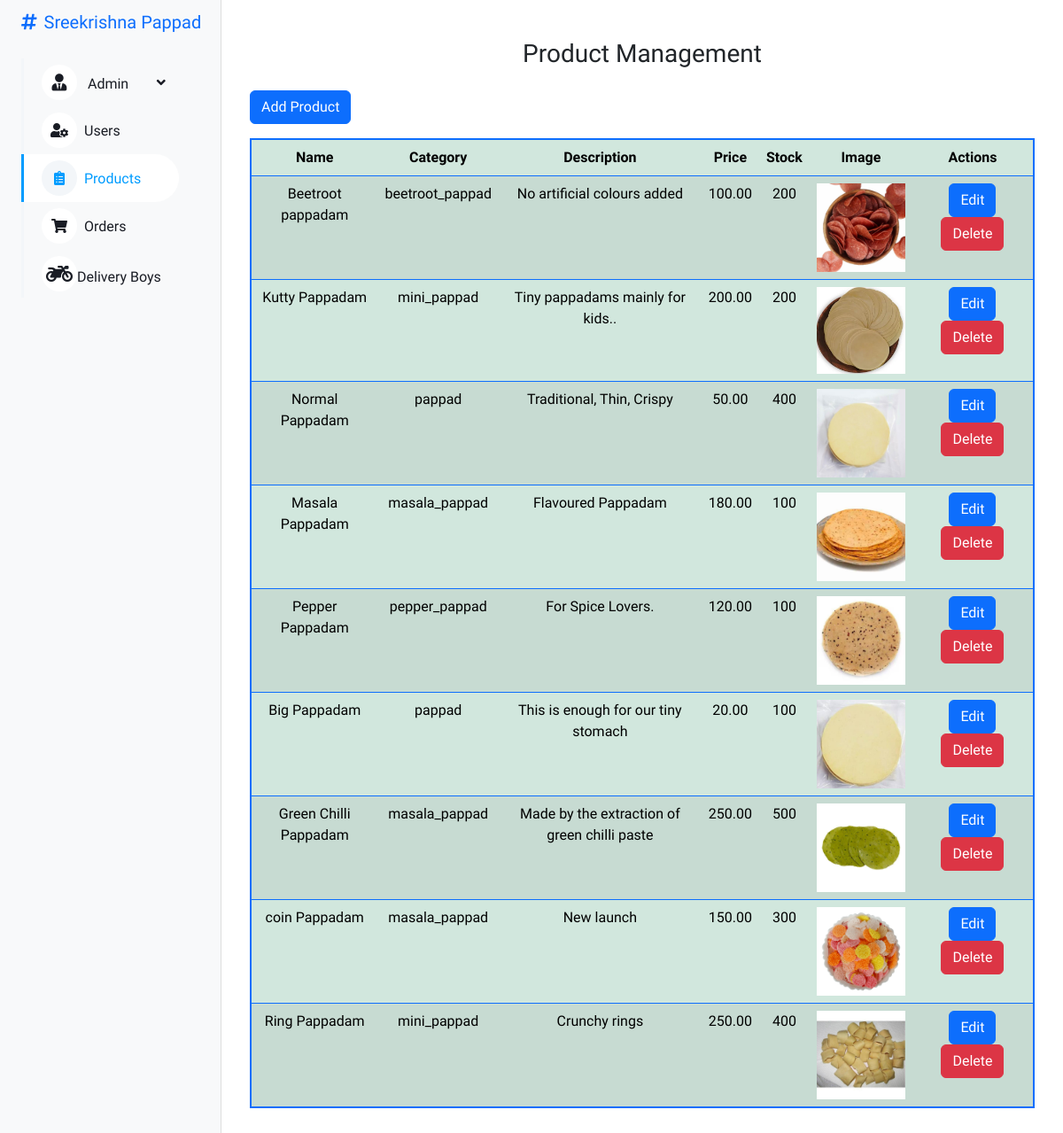
The app's page /product_list with its own data.
### myapp/models.py (models this page shows, shortened)
class Product(models.Model):
    CATEGORY_CHOICES = [
        ('masala pappad', 'Masala Pappad'),
        ('pepper pappad', 'Pepper Pappad'),
        ('mini pappad', 'Mini Pappad'),
        ('pappad', 'Pappad'),
        ('beetroot pappad', 'Beetroot Pappad'),
        ('all', 'All')
    ]
    category = models.CharField(max_length=20, choices=CATEGORY_CHOICES)
    name = models.CharField(max_length=200)
    description = models.TextField()
    price = models.DecimalField(max_digits=10, decimal_places=2)
    stock = models.PositiveIntegerField()
    image = models.ImageField(upload_to='product_images/', blank=True, null=True)
    created_at = models.DateTimeField(auto_now_add=True)
    updated_at = models.DateTimeField(auto_now=True)
    is_active = models.BooleanField(default=True)
    is_deleted = models.BooleanField(default=False)

### myapp/views.py (the view)
# urls.py: path('product_list',views.product_list,name='product_list'),
def product_list(request):
    user = request.user
    products = Product.objects.all()
    return render(request, 'admin.html', {'products': products, 'active_nav': 'products'})

### template/admin.html (shortened to what this page needs)
{% load static %}
<!DOCTYPE html>
<html lang="en">
<head>
    <link href="https://cdn.jsdelivr.net/npm/bootstrap@5.3.3/dist/css/bootstrap.min.css" rel="stylesheet">
    <link rel="stylesheet" href="https://cdnjs.cloudflare.com/ajax/libs/font-awesome/4.7.0/css/font-awesome.min.css">
    <link href="https://cdnjs.cloudflare.com/ajax/libs/font-awesome/5.10.0/css/all.min.css" rel="stylesheet">
    <link href="https://cdn.jsdelivr.net/npm/bootstrap-icons@1.4.1/font/bootstrap-icons.css" rel="stylesheet">
    <link rel="stylesheet" href="https://cdn.datatables.net/2.1.2/css/dataTables.dataTables.css" />
    <link href="{% static 'acss/style.css' %}" rel="stylesheet">
</head>
<body>
    <div class="container-xxl position-relative bg-white d-flex">
        <div class="sidebar">
            <nav class="navbar bg-light navbar-light">
                <a href="{% url 'index' %}" class="navbar-brand mx-4 mb-3">
                    <h6 class="text-primary"><i class="fa fa-hashtag me-2"></i>Sreekrishna Pappad</h6>
                </a>
                <div class="d-flex align-items-center ms-4 mb-4">
                    <div class="navbar-nav w-100">
                        <div class="nav-item dropdown position-relative">
                            <a href="{% url 'blank' %}" class="nav-link dropdown-toggle {% if active_nav == 'admin' %}active{% endif %}" data-bs-toggle="dropdown" aria-expanded="false">
                                <i class="fa fa-user-tie me-2" style="font-size: 1.2em;"></i>
                                <span class="d-inline-flex align-items-center">Admin</span>
                            </a>
                        </div>
                        <a href="{% url 'user_management' %}" class="nav-item nav-link {% if active_nav == 'users' %}active{% endif %}">
                            <i class="fa fa-user-cog me-2"></i>Users
                        </a>
                        <a href="{% url 'product_management' %}" class="nav-item nav-link {% if active_nav == 'products' %}active{% endif %}">
                            <i class="fa fa-clipboard-list me-2"></i>Products
                        </a>
                        <a href="{% url 'order_management' %}" class="nav-item nav-link {% if active_nav == 'orders' %}active{% endif %}">
                            <i class="fa fa-shopping-cart me-2"></i>Orders
                        </a>
                        <a href="{% url 'delivery_boy_management' %}" class="nav-item nav-link {% if active_nav == 'delivery_boys' %}active{% endif %}">
                            <i class="fa fa-motorcycle" style="font-size:24px"></i>Delivery Boys
                        </a>
                    </div>
                </div>
            </nav>
        </div>
        <div class="content">
            {% if active_nav == 'delivery_boys' %}
                <h3 class="text-center my-4">Delivery Boys Management</h3>
                {% if delivery_boys %}
                    <div class="table-responsive">
                        <table id="deliveryTable" class="table table-success table-striped table-hover border border-primary border-2">
                            <thead class="thead-dark">
                                <tr>
                                    <th><center>ID</center></th>
                                    <th><center>User</center></th>
                                    <th><center>Status</center></th>
                                    <th><center>Actions</center></th>
                                </tr>
                            </thead>
                            <tbody>
                                {% for delivery_boy in delivery_boys %}
                                <tr>
                                    <td><center>{{ delivery_boy.id }}</center></td>
                                    <td><center>{{ delivery_boy.user.username }}</center></td>
                                    <td>
                                        <form action="{% url 'update_delivery_boy' delivery_boy.id %}" method="POST" class="form-inline">
                                            {% csrf_token %}
                                            <select name="status" class="form-control" onchange="this.form.submit()">
                                                <option value="offline" {% if delivery_boy.status == 'offline' %}selected{% endif %}>Offline</option>
                                                <option value="available" {% if delivery_boy.status == 'available' %}selected{% endif %}>Available</option>
                                                <option value="on_route" {% if delivery_boy.status == 'on_route' %}selected{% endif %}>On Route</option>
                                            </select>
                                        </form>
                                    </td>
                                    <td>
                                        <form action="{% url 'delete_delivery_boy' delivery_boy.id %}" method="POST" style="display:inline;">
                                            {% csrf_token %}
                                            <button type="submit" class="btn btn-danger btn-sm">Delete</button>
                                        </form>
                                        <a href="{% url 'view_delivery_boy_details' delivery_boy.id %}" class="btn btn-info btn-sm">View Details</a>
                                    </td>
                                </tr>
                                {% endfor %}
                            </tbody>
                        </table>
                    </div>
                {% else %}
                    <p class="text-center">No delivery boys available.</p>
            {% endif %}
        </div>
            {% elif active_nav == 'products' %}
                <h3 class="text-center my-4">Product Management</h3>
                <a href="{% url 'product_create' %}" class="btn btn-primary mb-3" >Add Product</a>
                <table id="productTable" class="table table-success table-striped table-hover border border-primary border-2">
                    <thead>
                        <tr>
                            <th><center>Name</center></th>
                            <th><center>Category</center></th>
                            <th><center>Description</center></th>
                            <th><center>Price</center></th>
                            <th><center>Stock</center></th>
                            <th><center>Image</center></th>
                            <th><center>Actions</center></th>
                        </tr>
                    </thead>
                    <tbody>
                        {% for product in products %}
                        <tr>
                            <td><center>{{ product.name }}</center></td>
                            <td><center>{{ product.category }}</center></td>
                            <td><center>{{ product.description }}</center></td>
                            <td><center>{{ product.price }}</center></td>
                            <td><center>{{ product.stock }}</center></td>
                            <td>
                                {% if product.image %}
                                    <img src="{{ product.image.url }}" alt="{{ product.name }} - Front" style="max-width: 100px; max-height: 100px;">
                                {% else %}
                                    No image
                                {% endif %}
                            </td>
                            <td>
                                <a href="{% url 'product_edit' product.pk %}" class="btn btn-primary">Edit</a>
                                <a href="{% url 'product_delete' product.pk %}" class="btn btn-danger">Delete</a>
                            </td>
                        </tr>
                        {% empty %}
                        <tr>
                            <td colspan="7">No products found.</td>
                        </tr>
                        {% endfor %}
                    </tbody>
                </table>
                {% else %}
                    <p>No section selected.</p>
                {% endif %}
</body>
</html>

### static/acss/style.css (style rules this page uses)
:root { --primary: #009CFF; --light: #F3F6F9; --dark: #191C24; }
.btn { transition: .5s; }
.btn.btn-primary { color: #FFFFFF; }
.sidebar { position: fixed; top: 0; left: 0; bottom: 0; width: 250px; height: 100vh; overflow-y: auto; background: var(--light); transition: 0.5s; z-index: 999; }
.content { margin-left: 250px; min-height: 100vh; background: #FFFFFF; transition: 0.5s; }
@media (min-width: 992px) { .sidebar { margin-left: 0; } }
@media (min-width: 992px) { .content { width: calc(100% - 250px); } }
.sidebar .navbar .navbar-nav .nav-link { padding: 7px 20px; color: var(--dark); font-weight: 500; border-left: 3px solid var(--light); border-radius: 0 30px 30px 0; outline: none; }
.sidebar .navbar .navbar-nav .nav-link:hover, .sidebar .navbar .navbar-nav .nav-link.active { color: var(--primary); background: #FFFFFF; border-color: var(--primary); }
.sidebar .navbar .navbar-nav .nav-link i { width: 40px; height: 40px; display: inline-flex; align-items: center; justify-content: center; background: #FFFFFF; border-radius: 40px; }
.sidebar .navbar .navbar-nav .nav-link:hover i, .sidebar .navbar .navbar-nav .nav-link.active i { background: var(--light); }
.sidebar .navbar .dropdown-toggle::after { position: absolute; top: 15px; right: 15px; border: none; content: "\f107"; font-family: "Font Awesome 5 Free"; font-weight: 900; transition: .5s; }

### template/admin.html (style rules this page uses)
body { font-family: 'Heebo', sans-serif; }
.sidebar { width: 250px; position: fixed; top: 0; left: 0; height: 100%; background-color: #f8f9fa; border-right: 1px solid #ddd; }
.sidebar .navbar-brand h6 { font-size: 1.25rem; }
.sidebar .nav-link.active { background-color: #007bff; color: #fff; }
.content { margin-left: 250px; padding: 20px; }
.table th, .table td { text-align: center; }
.table td a { margin: 0 5px; }

### records on screen
Product: name "Beetroot pappadam", category "beetroot_pappad", description "No artificial colours added", price "100.00", stock "200", image (picture)
Product: name "Kutty Pappadam", category "mini_pappad", description "Tiny pappadams mainly for kids..", price "200.00", stock "200", image (picture)
Product: name "Normal Pappadam", category "pappad", description "Traditional, Thin, Crispy", price "50.00", stock "400", image (picture)
Product: name "Masala Pappadam", category "masala_pappad", description "Flavoured Pappadam", price "180.00", stock "100", image (picture)
Product: name "Pepper Pappadam", category "pepper_pappad", description "For Spice Lovers.", price "120.00", stock "100", image (picture)
Product: name "Big Pappadam", category "pappad", description "This is enough for our tiny stomach", price "20.00", stock "100", image (picture)
Product: name "Green Chilli Pappadam", category "masala_pappad", description "Made by the extraction of green chilli paste", price "250.00", stock "500", image (picture)
Product: name "coin Pappadam", category "masala_pappad", description "New launch", price "150.00", stock "300", image (picture)
Product: name "Ring Pappadam", category "mini_pappad", description "Crunchy rings", price "250.00", stock "400", image (picture)
